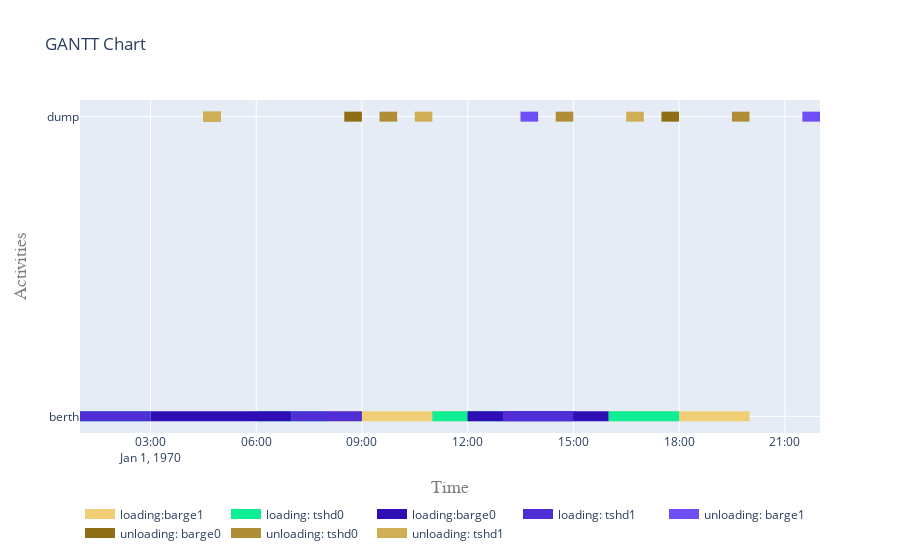

Notebook source saved alongside this figure:
### Code cell
fig = plot.get_gantt_chart(
    [berth, dump],
    id_map=[*activities_tshd.values(), *activities_backhoe_barge.values()]
)

### Figure 1 — Plotly figure (JSON) as saved in the notebook; plotly's stock layout.template omitted (floating-point values rounded to 4 significant figures)
{"data": [{"connectgaps": false, "hoverinfo": "y+name", "line": {"color": "rgb(240,206,117)", "width": 10}, "mode": "lines", "name": "loading:barge1", "type": "scatter", "x": ["1970-01-01T08:00:00", "1970-01-01T08:00:00", "1970-01-01T12:00:00", "1970-01-01T12:00:00", "1970-01-01T12:00:00", "1970-01-01T16:00:00", "1970-01-01T16:00:00", "1970-01-01T20:00:00", "1970-01-01T20:00:00", "1970-01-01T20:00:00"], "y": ["berth", "berth", "berth", "berth", null, "berth", "berth", "berth", "berth", null]}, {"connectgaps": false, "hoverinfo": "y+name", "line": {"color": "rgb(16,238,149)", "width": 10}, "mode": "lines", "name": "loading: tshd0", "type": "scatter", "x": ["1970-01-01T01:00:00", "1970-01-01T01:00:00", "1970-01-01T03:00:00", "1970-01-01T03:00:00", "1970-01-01T03:00:00", "1970-01-01T06:00:00", "1970-01-01T06:00:00", "1970-01-01T08:00:00", "1970-01-01T08:00:00", "1970-01-01T08:00:00", "1970-01-01T11:00:00", "1970-01-01T11:00:00", "1970-01-01T13:00:00", "1970-01-01T13:00:00", "1970-01-01T13:00:00", "1970-01-01T16:00:00", "1970-01-01T16:00:00", "1970-01-01T18:00:00", "1970-01-01T18:00:00", "1970-01-01T18:00:00"], "y": ["berth", "berth", "berth", "berth", null, "berth", "berth", "berth", "berth", null, "berth", "berth", "berth", "berth", null, "berth", "berth", "berth", "berth", null]}, {"connectgaps": false, "hoverinfo": "y+name", "line": {"color": "rgb(48,14,181)", "width": 10}, "mode": "lines", "name": "loading:barge0", "type": "scatter", "x": ["1970-01-01T03:00:00", "1970-01-01T03:00:00", "1970-01-01T07:00:00", "1970-01-01T07:00:00", "1970-01-01T07:00:00", "1970-01-01T12:00:00", "1970-01-01T12:00:00", "1970-01-01T16:00:00", "1970-01-01T16:00:00", "1970-01-01T16:00:00"], "y": ["berth", "berth", "berth", "berth", null, "berth", "berth", "berth", "berth", null]}, {"connectgaps": false, "hoverinfo": "y+name", "line": {"color": "rgb(80,46,213)", "width": 10}, "mode": "lines", "name": "loading: tshd1", "type": "scatter", "x": ["1970-01-01T01:00:00", "1970-01-01T01:00:00", "1970-01-01T03:00:00", "1970-01-01T03:00:00", "1970-01-01T03:00:00", "1970-01-01T07:00:00", "1970-01-01T07:00:00", "1970-01-01T09:00:00", "1970-01-01T09:00:00", "1970-01-01T09:00:00", "1970-01-01T13:00:00", "1970-01-01T13:00:00", "1970-01-01T15:00:00", "1970-01-01T15:00:00", "1970-01-01T15:00:00"], "y": ["berth", "berth", "berth", "berth", null, "berth", "berth", "berth", "berth", null, "berth", "berth", "berth", "berth", null]}, {"connectgaps": false, "hoverinfo": "y+name", "line": {"color": "rgb(112,78,245)", "width": 10}, "mode": "lines", "name": "unloading: barge1", "type": "scatter", "x": ["1970-01-01T13:30:00", "1970-01-01T13:30:00", "1970-01-01T14:00:00", "1970-01-01T14:00:00", "1970-01-01T14:00:00", "1970-01-01T21:30:00", "1970-01-01T21:30:00", "1970-01-01T22:00:00", "1970-01-01T22:00:00", "1970-01-01T22:00:00"], "y": ["dump", "dump", "dump", "dump", null, "dump", "dump", "dump", "dump", null]}, {"connectgaps": false, "hoverinfo": "y+name", "line": {"color": "rgb(144,110,21)", "width": 10}, "mode": "lines", "name": "unloading: barge0", "type": "scatter", "x": ["1970-01-01T08:30:00", "1970-01-01T08:30:00", "1970-01-01T09:00:00", "1970-01-01T09:00:00", "1970-01-01T09:00:00", "1970-01-01T17:30:00", "1970-01-01T17:30:00", "1970-01-01T18:00:00", "1970-01-01T18:00:00", "1970-01-01T18:00:00"], "y": ["dump", "dump", "dump", "dump", null, "dump", "dump", "dump", "dump", null]}, {"connectgaps": false, "hoverinfo": "y+name", "line": {"color": "rgb(176,142,53)", "width": 10}, "mode": "lines", "name": "unloading: tshd0", "type": "scatter", "x": ["1970-01-01T04:30:00", "1970-01-01T04:30:00", "1970-01-01T05:00:00", "1970-01-01T05:00:00", "1970-01-01T05:00:00", "1970-01-01T09:30:00", "1970-01-01T09:30:00", "1970-01-01T10:00:00", "1970-01-01T10:00:00", "1970-01-01T10:00:00", "1970-01-01T14:30:00", "1970-01-01T14:30:00", "1970-01-01T15:00:00", "1970-01-01T15:00:00", "1970-01-01T15:00:00", "1970-01-01T19:30:00", "1970-01-01T19:30:00", "1970-01-01T20:00:00", "1970-01-01T20:00:00", "1970-01-01T20:00:00"], "y": ["dump", "dump", "dump", "dump", null, "dump", "dump", "dump", "dump", null, "dump", "dump", "dump", "dump", null, "dump", "dump", "dump", "dump", null]}, {"connectgaps": false, "hoverinfo": "y+name", "line": {"color": "rgb(208,174,85)", "width": 10}, "mode": "lines", "name": "unloading: tshd1", "type": "scatter", "x": ["1970-01-01T04:30:00", "1970-01-01T04:30:00", "1970-01-01T05:00:00", "1970-01-01T05:00:00", "1970-01-01T05:00:00", "1970-01-01T10:30:00", "1970-01-01T10:30:00", "1970-01-01T11:00:00", "1970-01-01T11:00:00", "1970-01-01T11:00:00", "1970-01-01T16:30:00", "1970-01-01T16:30:00", "1970-01-01T17:00:00", "1970-01-01T17:00:00", "1970-01-01T17:00:00"], "y": ["dump", "dump", "dump", "dump", null, "dump", "dump", "dump", "dump", null, "dump", "dump", "dump", "dump", null]}], "layout": {"hovermode": "closest", "legend": {"orientation": "h", "x": 0, "y": -0.2}, "title": {"text": "GANTT Chart"}, "xaxis": {"range": ["1970-01-01T01:00:00", "1970-01-01T22:00:00"], "title": {"font": {"color": "#7f7f7f", "family": "Courier New, monospace", "size": 18}, "text": "Time"}}, "yaxis": {"title": {"font": {"color": "#7f7f7f", "family": "Courier New, monospace", "size": 18}, "text": "Activities"}}}}
